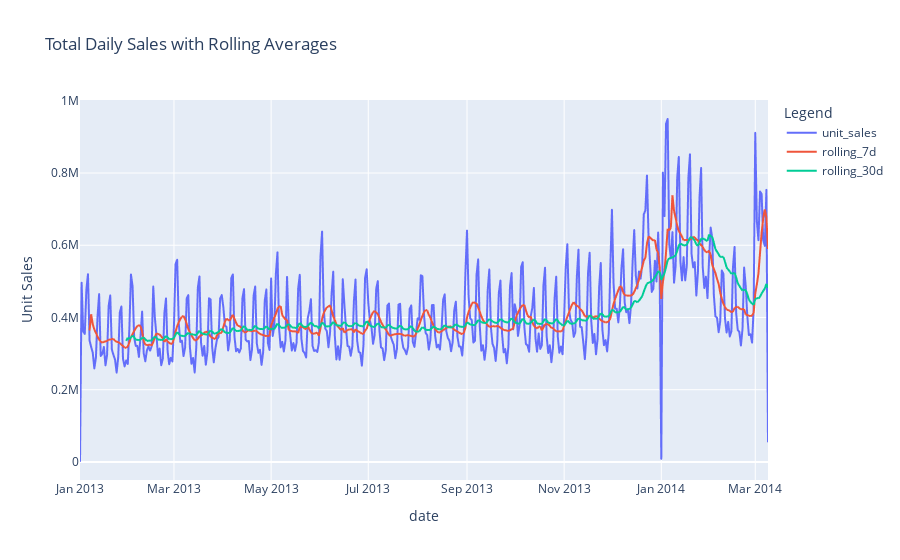

Notebook cell for this chart:
### Markdown cell above
**Insights:**  
- Sales show strong **weekly patterns** and **seasonal cycles**.  
- Spikes and dips align with holidays and special events.  
- Important for forecasting: both **short-term seasonality** and **long-term trends** are visible.

### Code cell
# === Time Trends with Rolling Averages ===
daily_sales = train.groupby("date")["unit_sales"].sum().reset_index()

# Rolling averages (7-day and 30-day windows)
daily_sales["rolling_7d"] = daily_sales["unit_sales"].rolling(7).mean()
daily_sales["rolling_30d"] = daily_sales["unit_sales"].rolling(30).mean()

fig = px.line(daily_sales, x="date", y=["unit_sales", "rolling_7d", "rolling_30d"],
              title="Total Daily Sales with Rolling Averages",
              labels={"value":"Unit Sales", "variable":"Legend"})
fig.show()

### Figure 1 — Plotly figure (JSON) as saved in the notebook; plotly's stock layout.template omitted (floating-point values rounded to 4 significant figures; data arrays with more than 128 entries replaced by an {"elided": "..."} marker saying what was removed)
{"data": [{"hovertemplate": "Legend=unit_sales<br>date=%{x}<br>Unit Sales=%{y}<extra></extra>", "legendgroup": "unit_sales", "line": {"color": "#636efa", "dash": "solid"}, "marker": {"symbol": "circle"}, "mode": "lines", "name": "unit_sales", "showlegend": true, "type": "scattergl", "x": {"elided": "432 str values"}, "xaxis": "x", "y": {"elided": "432 float values"}, "yaxis": "y"}, {"hovertemplate": "Legend=rolling_7d<br>date=%{x}<br>Unit Sales=%{y}<extra></extra>", "legendgroup": "rolling_7d", "line": {"color": "#EF553B", "dash": "solid"}, "marker": {"symbol": "circle"}, "mode": "lines", "name": "rolling_7d", "showlegend": true, "type": "scattergl", "x": {"elided": "432 str values"}, "xaxis": "x", "y": {"elided": "432 float values"}, "yaxis": "y"}, {"hovertemplate": "Legend=rolling_30d<br>date=%{x}<br>Unit Sales=%{y}<extra></extra>", "legendgroup": "rolling_30d", "line": {"color": "#00cc96", "dash": "solid"}, "marker": {"symbol": "circle"}, "mode": "lines", "name": "rolling_30d", "showlegend": true, "type": "scattergl", "x": {"elided": "432 str values"}, "xaxis": "x", "y": {"elided": "432 float values"}, "yaxis": "y"}], "layout": {"legend": {"title": {"text": "Legend"}, "tracegroupgap": 0}, "title": {"text": "Total Daily Sales with Rolling Averages"}, "xaxis": {"anchor": "y", "domain": [0, 1], "title": {"text": "date"}}, "yaxis": {"anchor": "x", "domain": [0, 1], "title": {"text": "Unit Sales"}}}}
